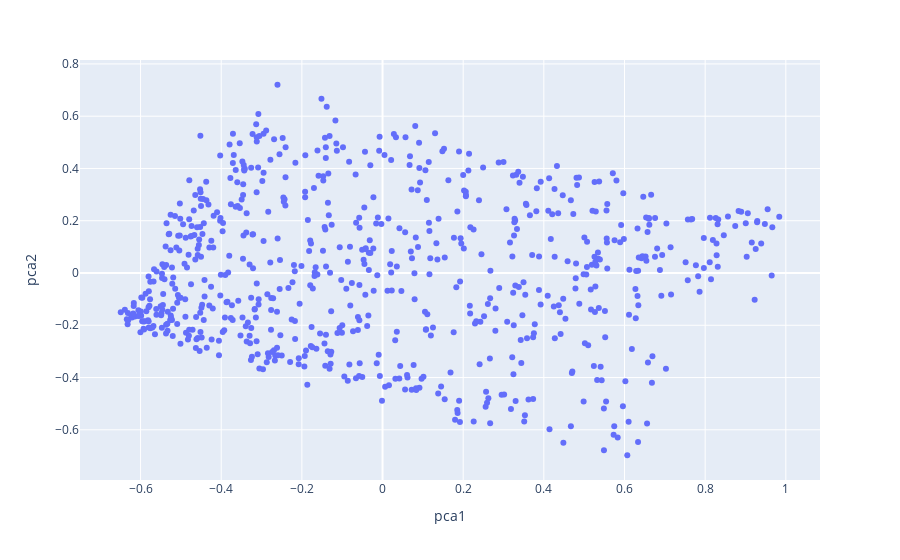

Write notebook code for a chart like this one.
### Code cell
fig = px.scatter(mts_pca_df, x='pca1', y='pca2', hover_data=['index'])
fig.show()

### Figure 1 — Plotly figure (JSON) as saved in the notebook; plotly's stock layout.template omitted (floating-point values rounded to 4 significant figures; data arrays with more than 128 entries replaced by an {"elided": "..."} marker saying what was removed)
{"data": [{"customdata": {"elided": "724x1 int values"}, "hovertemplate": "pca1=%{x}<br>pca2=%{y}<br>index=%{customdata[0]}<extra></extra>", "legendgroup": "", "marker": {"color": "#636efa", "symbol": "circle"}, "mode": "markers", "name": "", "orientation": "v", "showlegend": false, "type": "scatter", "x": {"elided": "724 float values"}, "xaxis": "x", "y": {"elided": "724 float values"}, "yaxis": "y"}], "layout": {"legend": {"tracegroupgap": 0}, "margin": {"t": 60}, "xaxis": {"anchor": "y", "domain": [0, 1], "title": {"text": "pca1"}}, "yaxis": {"anchor": "x", "domain": [0, 1], "title": {"text": "pca2"}}}}
